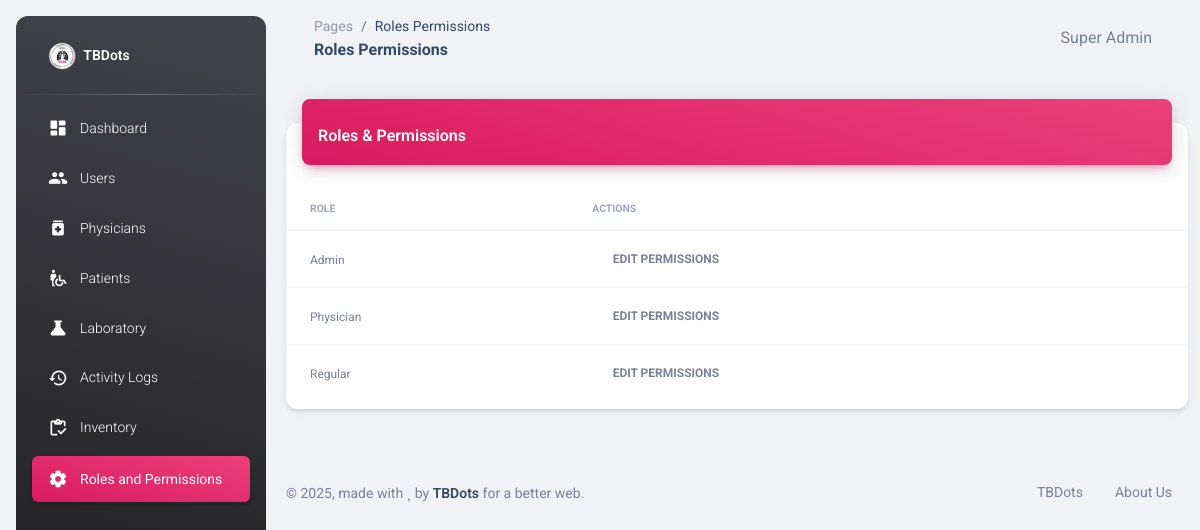
Screenshot of /roles_permissions.php (signed in) with the database file from the repository.
### tables this page shows
CREATE TABLE IF NOT EXISTS `roles` (
  `id` int NOT NULL AUTO_INCREMENT,
  `description` varchar(50) NOT NULL DEFAULT '0',
  `module` text NOT NULL,
  `updated_at` timestamp NULL DEFAULT CURRENT_TIMESTAMP ON UPDATE CURRENT_TIMESTAMP,
  `created_at` timestamp NULL DEFAULT CURRENT_TIMESTAMP,
  PRIMARY KEY (`id`)
);

### roles_permissions.php (the view, shortened to what this page needs)
<?php
require_once "connection/db.php";
include_once('head.php');
$user_role = $_SESSION['role_id'];
if ($user_role == 1) {
    $roles = $conn->query("SELECT * FROM roles WHERE id != 1 ORDER BY id");
} else if ($user_role == 2) {
    $roles = $conn->query("SELECT * FROM roles WHERE id IN (3, 4) ORDER BY id");
} else {
    $roles = $conn->query("SELECT * FROM roles WHERE 1=0");
}
?>
<body class="g-sidenav-show bg-gray-200">
    <?php include_once('sidebar.php'); ?>
    <main class="main-content position-relative max-height-vh-100 h-100 border-radius-lg">
        <?php include_once('navbar.php'); ?>
        <div class="container-fluid py-4">
            <div class="row">
                <div class="col-12">
                    <div class="card my-4">
                        <div class="card-header p-0 position-relative mt-n4 mx-3 z-index-2">
                            <div class="bg-gradient-primary shadow-primary border-radius-lg pt-4 pb-3">
                                <div class="d-flex justify-content-between align-items-center px-3">
                                    <h6 class="text-white text-capitalize mb-0">Roles & Permissions</h6>
                                </div>
                            </div>
                        </div>
                        <div class="card-body px-0 pb-2">
                            <div class="table-responsive p-0">
                                <table class="table align-items-center mb-0">
                                    <thead>
                                        <tr>
                                            <th class="text-uppercase text-secondary text-xxs font-weight-bolder opacity-7">Role</th>
                                            <th class="text-uppercase text-secondary text-xxs font-weight-bolder opacity-7">Actions</th>
                                        </tr>
                                    </thead>
                                    <tbody>
                                        <?php while($role = $roles->fetch_assoc()): ?>
                                            <tr>
                                                <td class="ps-4">
                                                    <span class="text-secondary text-xs">
                                                        <?php echo htmlspecialchars($role['description']); ?>
                                                    </span>
                                                </td>
                                                <td>
                                                    <button onclick='editPermissions(<?php echo json_encode($role); ?>)'
                                                            class="btn btn-link text-secondary mb-0">
                                                        <i class="fa fa-edit text-xs"></i> Edit Permissions
                                                    </button>
                                                </td>
                                            </tr>
                                        <?php endwhile; ?>
                                    </tbody>
                                </table>
                            </div>
                        </div>
                    </div>
                </div>
            </div>
        </div>
        <?php include_once('footer.php'); ?>
    </main>
</body>
</html>

### rows the page displays
roles: description "Admin"
roles: description "Physician"
roles: description "Regular"

### other values shown
str_replace('_', ' ', str_replace('.php', '', $page_name)) "Roles Permissions"
$_SESSION['fullname'] "Super Admin"
